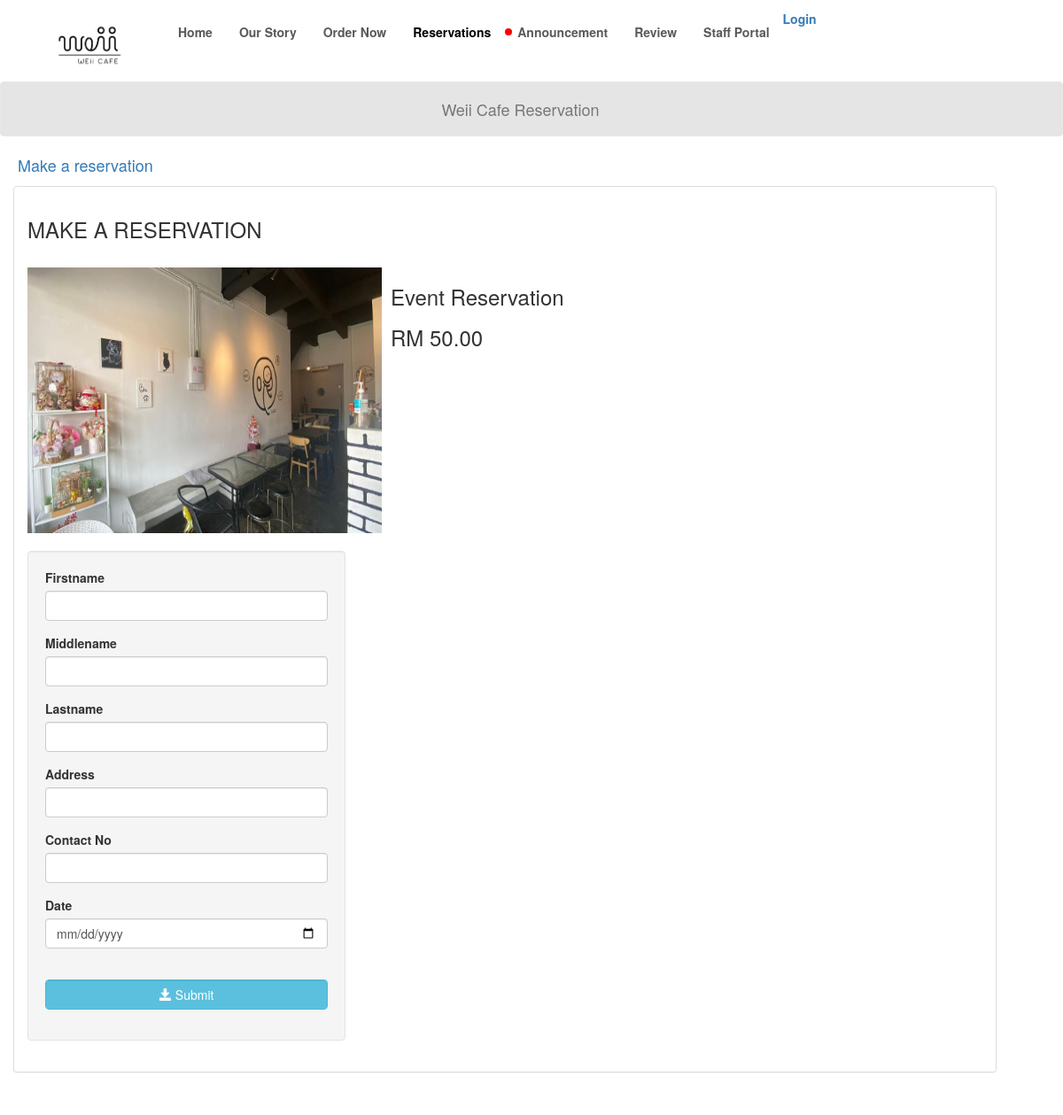
Page /add_reserve.php?reservation_id=1 on the committed database.
### tables this page shows
CREATE TABLE `reservation` (
  `reservation_id` int(11) NOT NULL,
  `reservation_type` varchar(50) NOT NULL,
  `reservation_price` varchar(11) NOT NULL,
  `photo` varchar(100) DEFAULT NULL
);

### add_reserve.php (the view, shortened to what this page needs)
<?php
include('partials/menu.php');
?>
<!DOCTYPE html>
<html lang = "en">
	<head>
		<link rel = "stylesheet" type = "text/css" href = "css/bootstrap.css " />
		<link rel = "stylesheet" type = "text/css" href = "css/style.css" />
	</head>
<body>
	<nav style = "background-color:rgba(0, 0, 0, 0.1);" class = "navbar navbar-default">
		<div  class = "container-fluid">
			<div class = "navbar-header">
				<a class = "navbar-brand" >Weii Cafe Reservation</a>
			</div>
		</div>
	</nav>
	<ul id = "menu">
		<li><a href = "index_reservation.php">Make a reservation</a></li>
	</ul>
	<div style = "margin-left:0;" class = "container">
		<div class = "panel panel-default">
			<div class = "panel-body">
				<strong><h3>MAKE A RESERVATION</h3></strong>
				<br />
				<?php
					require_once 'admin/connect.php';
					$query = $conn->query("SELECT * FROM `reservation` WHERE `reservation_id` = '$_REQUEST[reservation_id]'") or die(mysql_error());
					$fetch = $query->fetch_array();
				?>
				<div style = "height:300px; width:800px;">
					<div style = "float:left;">
						<img src = "photo/<?php echo $fetch['photo']?>" height = "300px" width = "400px">
					</div>
					<div style = "float:left; margin-left:10px;">
						<h3><?php echo $fetch['reservation_type']?></h3>
						<h3><?php echo "RM ".$fetch['reservation_price'].".00";?></h3>
					</div>
				</div>
				<br style = "clear:both;" />
				<div class = "well col-md-4">
					<form method = "POST" enctype = "multipart/form-data">
						<div class = "form-group">
							<label>Firstname</label>
							<input type = "text" class = "form-control" name = "firstname" required = "required" />
						</div>
						<div class = "form-group">
							<label>Middlename</label>
							<input type = "text" class = "form-control" name = "middlename" required = "required" />
						</div>
						<div class = "form-group">
							<label>Lastname</label>
							<input type = "text" class = "form-control" name = "lastname" required = "required" />
						</div>
						<div class = "form-group">
							<label>Address</label>
							<input type = "text" class = "form-control" name = "address" required = "required" />
						</div>
						<div class = "form-group">
							<label>Contact No</label>
							<input type = "text" class = "form-control" name = "contactno" required = "required" />
						</div>
						<div class = "form-group">
							<label>Date</label>
							<input type = "date" class = "form-control" name = "date" required = "required" />
						</div>
						<br />
						<div class = "form-group">
							<button class = "btn btn-info form-control" name = "add_guest"><i class = "glyphicon glyphicon-save"></i> Submit</button>
						</div>
					</form>
				</div>
				<div class = "col-md-4"></div>
			</div>
		</div>
	</div>
	<br />
	<br />
</body>
</html>

### css/client.css (style rules this page uses)
* { padding: 0; margin: 0; box-sizing: border-box; }
body { font-family:'Trebuchet MS', 'Lucida Sans Unicode', 'Lucida Grande', 'Lucida Sans', Arial, sans-serif; font-size: 18px; }

### css/style.css (style rules this page uses)
#menu { list-style-type:none; font-size:18px; }
#menu li { display:inline; }

### rows in the picture
reservation: photo (picture), reservation_type "Event Reservation", reservation_price "50"
